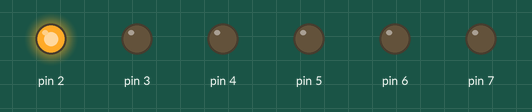
Bench run of a sketch on a simulated Arduino Uno, built with avr-gcc and run on an emulated ATmega328P. Parts: output pins drawn as LEDs (lit = HIGH).

Above: at 0.1 s.
At 0.5 s:
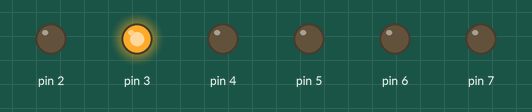
At 0.9 s:
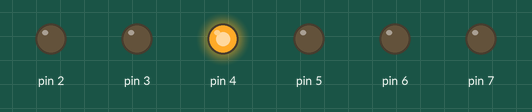
At 1.7 s:
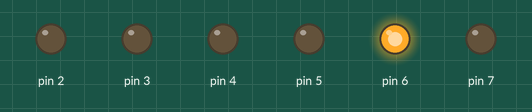
At 3.1 s:
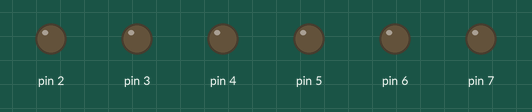
At 6.1 s:
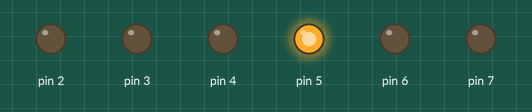
Timing chart, 0 to 6.4 s (numbered marks = the images above):
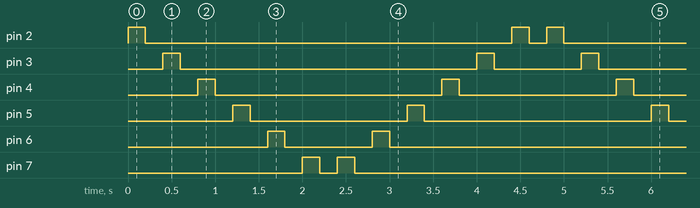

Measured:
- by itself, pin 2: repeats every 4.8 s: LOW 4.2 s, HIGH 0.20 s, LOW 0.20 s, HIGH 0.20 s
- by itself, pin 3: repeats every 4.8 s: LOW 3.4 s, HIGH 0.20 s, LOW 1.0 s, HIGH 0.20 s
- by itself, pin 4: repeats every 4.8 s: LOW 2.6 s, HIGH 0.20 s, LOW 1.8 s, HIGH 0.20 s
- by itself, pin 5: repeats every 4.8 s: LOW 1.8 s, HIGH 0.20 s, LOW 2.6 s, HIGH 0.20 s
- by itself, pin 6: repeats every 4.8 s: LOW 1.0 s, HIGH 0.20 s, LOW 3.4 s, HIGH 0.20 s
- by itself, pin 7: repeats every 4.8 s: LOW 0.20 s, HIGH 0.20 s, LOW 4.2 s, HIGH 0.20 s

The sketch:

5A_ciclo_for.ino
```cpp
/*
  Demostracion del ciclo for
 */

int tiempo = 200;  //Defino el tiempo

void setup() {
    //Usa este loop for para inicializar cada pin como salida
  for (int Pin = 2; Pin <= 7; Pin++) {
    pinMode(Pin, OUTPUT);
  }
}

void loop() {
  //Desde lepin 2 hasta el 7 voy prendiendo uno a uno
  for (int Pin = 2; Pin <= 7; Pin++) {

    digitalWrite(Pin, HIGH);
    delay(tiempo);
    digitalWrite(Pin, LOW);
    delay(tiempo);
  }

  //Desde el pin 7 hasta el pin 2 voy prendiendo uno a uno.
  for (int Pin = 7; Pin >= 2; Pin--) {

    digitalWrite(Pin, HIGH);
    delay(tiempo);
    digitalWrite(Pin, LOW);
    delay(tiempo);
  }
}
```
